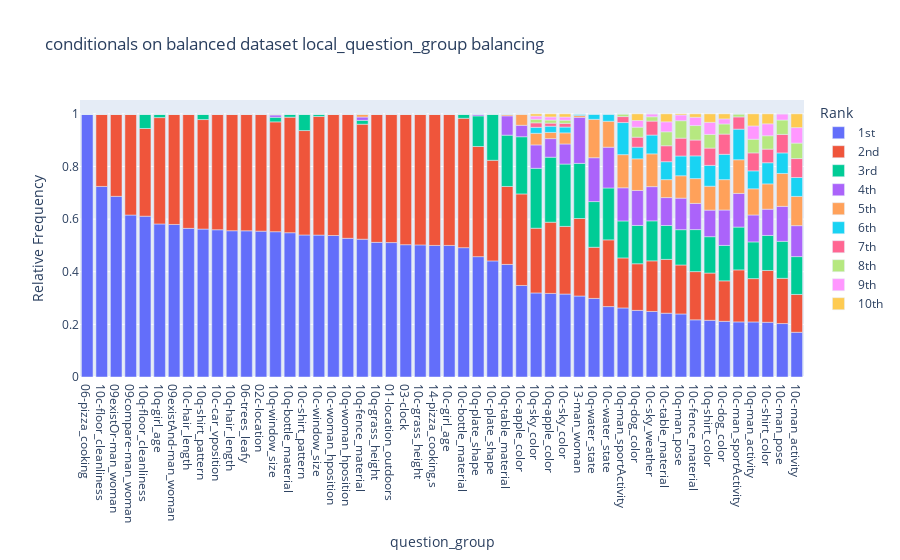

Notebook source saved alongside this figure:
### Markdown cell above
Those are the local groups mapped to unique conditionals. This should preserve the structure from above. But `06-trees_leafy` looks very different.

### Code cell
group_distribution(gqa_questions_balanced, "local_question_group", conditionals_in_paper, "conditionals on balanced", plot=True)

### Figure 1 — Plotly figure (JSON) as saved in the notebook; plotly's stock layout.template omitted (floating-point values rounded to 4 significant figures)
{"data": [{"alignmentgroup": "True", "hovertemplate": "Rank=1st<br>question_group=%{x}<br>Relative Frequency=%{y}<extra></extra>", "legendgroup": "1st", "marker": {"color": "#636efa", "pattern": {"shape": ""}}, "name": "1st", "offsetgroup": "1st", "orientation": "v", "showlegend": true, "textposition": "auto", "type": "bar", "x": ["06-pizza_cooking", "10c-floor_cleanliness", "09existOr-man_woman", "09compare-man_woman", "10q-floor_cleanliness", "10q-girl_age", "09existAnd-man_woman", "10c-hair_length", "10q-shirt_pattern", "10c-car_vposition", "10q-hair_length", "06-trees_leafy", "02c-location", "10q-window_size", "10q-bottle_material", "10c-shirt_pattern", "10c-window_size", "10c-woman_hposition", "10q-woman_hposition", "10q-fence_material", "10q-grass_height", "01-location_outdoors", "03-clock", "10c-grass_height", "14-pizza_cooking,s", "10c-girl_age", "10c-bottle_material", "10q-plate_shape", "10c-plate_shape", "10q-table_material", "10c-apple_color", "10q-sky_color", "10q-apple_color", "10c-sky_color", "13-man_woman", "10q-water_state", "10c-water_state", "10q-man_sportActivity", "10q-dog_color", "10c-sky_weather", "10c-table_material", "10q-man_pose", "10c-fence_material", "10q-shirt_color", "10c-dog_color", "10c-man_sportActivity", "10q-man_activity", "10c-shirt_color", "10c-man_pose", "10c-man_activity"], "xaxis": "x", "y": [1, 0.7241, 0.6865, 0.6154, 0.6111, 0.5816, 0.5797, 0.5649, 0.5622, 0.5596, 0.5559, 0.5556, 0.5542, 0.5522, 0.5483, 0.5397, 0.5392, 0.5378, 0.527, 0.5236, 0.5116, 0.5108, 0.5028, 0.502, 0.5, 0.5, 0.4915, 0.4574, 0.4412, 0.4278, 0.3478, 0.3193, 0.3176, 0.3153, 0.3077, 0.2986, 0.2676, 0.2624, 0.2532, 0.2491, 0.2424, 0.2395, 0.2173, 0.2154, 0.2115, 0.2093, 0.2092, 0.2079, 0.2031, 0.1699], "yaxis": "y"}, {"alignmentgroup": "True", "hovertemplate": "Rank=2nd<br>question_group=%{x}<br>Relative Frequency=%{y}<extra></extra>", "legendgroup": "2nd", "marker": {"color": "#EF553B", "pattern": {"shape": ""}}, "name": "2nd", "offsetgroup": "2nd", "orientation": "v", "showlegend": true, "textposition": "auto", "type": "bar", "x": ["06-pizza_cooking", "10c-floor_cleanliness", "09existOr-man_woman", "09compare-man_woman", "10q-floor_cleanliness", "10q-girl_age", "09existAnd-man_woman", "10c-hair_length", "10q-shirt_pattern", "10c-car_vposition", "10q-hair_length", "06-trees_leafy", "02c-location", "10q-window_size", "10q-bottle_material", "10c-shirt_pattern", "10c-window_size", "10c-woman_hposition", "10q-woman_hposition", "10q-fence_material", "10q-grass_height", "01-location_outdoors", "03-clock", "10c-grass_height", "14-pizza_cooking,s", "10c-girl_age", "10c-bottle_material", "10q-plate_shape", "10c-plate_shape", "10q-table_material", "10c-apple_color", "10q-sky_color", "10q-apple_color", "10c-sky_color", "13-man_woman", "10q-water_state", "10c-water_state", "10q-man_sportActivity", "10q-dog_color", "10c-sky_weather", "10c-table_material", "10q-man_pose", "10c-fence_material", "10q-shirt_color", "10c-dog_color", "10c-man_sportActivity", "10q-man_activity", "10c-shirt_color", "10c-man_pose", "10c-man_activity"], "xaxis": "x", "y": [0, 0.2759, 0.3135, 0.3846, 0.3333, 0.4043, 0.4203, 0.4351, 0.4162, 0.4404, 0.4441, 0.4444, 0.4458, 0.4174, 0.4391, 0.3968, 0.451, 0.4622, 0.473, 0.437, 0.4884, 0.4892, 0.4972, 0.498, 0.5, 0.5, 0.4915, 0.4186, 0.3824, 0.2962, 0.3478, 0.2461, 0.2706, 0.257, 0.2946, 0.1944, 0.2535, 0.1901, 0.1772, 0.1923, 0.2045, 0.1861, 0.1832, 0.1796, 0.1538, 0.1977, 0.1647, 0.1969, 0.1719, 0.1438], "yaxis": "y"}, {"alignmentgroup": "True", "hovertemplate": "Rank=3rd<br>question_group=%{x}<br>Relative Frequency=%{y}<extra></extra>", "legendgroup": "3rd", "marker": {"color": "#00cc96", "pattern": {"shape": ""}}, "name": "3rd", "offsetgroup": "3rd", "orientation": "v", "showlegend": true, "textposition": "auto", "type": "bar", "x": ["06-pizza_cooking", "10c-floor_cleanliness", "09existOr-man_woman", "09compare-man_woman", "10q-floor_cleanliness", "10q-girl_age", "09existAnd-man_woman", "10c-hair_length", "10q-shirt_pattern", "10c-car_vposition", "10q-hair_length", "06-trees_leafy", "02c-location", "10q-window_size", "10q-bottle_material", "10c-shirt_pattern", "10c-window_size", "10c-woman_hposition", "10q-woman_hposition", "10q-fence_material", "10q-grass_height", "01-location_outdoors", "03-clock", "10c-grass_height", "14-pizza_cooking,s", "10c-girl_age", "10c-bottle_material", "10q-plate_shape", "10c-plate_shape", "10q-table_material", "10c-apple_color", "10q-sky_color", "10q-apple_color", "10c-sky_color", "13-man_woman", "10q-water_state", "10c-water_state", "10q-man_sportActivity", "10q-dog_color", "10c-sky_weather", "10c-table_material", "10q-man_pose", "10c-fence_material", "10q-shirt_color", "10c-dog_color", "10c-man_sportActivity", "10q-man_activity", "10c-shirt_color", "10c-man_pose", "10c-man_activity"], "xaxis": "x", "y": [0, 0, 0, 0, 0.05556, 0.01418, 0, 0, 0.02162, 0, 0, 0, 0, 0.01739, 0.01261, 0.06349, 0.009804, 0, 0, 0.01469, 0, 0, 0, 0, 0, 0, 0.01695, 0.1163, 0.1765, 0.1949, 0.2174, 0.2276, 0.2471, 0.2369, 0.2095, 0.1736, 0.1972, 0.1405, 0.1456, 0.152, 0.1288, 0.1342, 0.1597, 0.1382, 0.1346, 0.1628, 0.1395, 0.1331, 0.1406, 0.1438], "yaxis": "y"}, {"alignmentgroup": "True", "hovertemplate": "Rank=4th<br>question_group=%{x}<br>Relative Frequency=%{y}<extra></extra>", "legendgroup": "4th", "marker": {"color": "#ab63fa", "pattern": {"shape": ""}}, "name": "4th", "offsetgroup": "4th", "orientation": "v", "showlegend": true, "textposition": "auto", "type": "bar", "x": ["06-pizza_cooking", "10c-floor_cleanliness", "09existOr-man_woman", "09compare-man_woman", "10q-floor_cleanliness", "10q-girl_age", "09existAnd-man_woman", "10c-hair_length", "10q-shirt_pattern", "10c-car_vposition", "10q-hair_length", "06-trees_leafy", "02c-location", "10q-window_size", "10q-bottle_material", "10c-shirt_pattern", "10c-window_size", "10c-woman_hposition", "10q-woman_hposition", "10q-fence_material", "10q-grass_height", "01-location_outdoors", "03-clock", "10c-grass_height", "14-pizza_cooking,s", "10c-girl_age", "10c-bottle_material", "10q-plate_shape", "10c-plate_shape", "10q-table_material", "10c-apple_color", "10q-sky_color", "10q-apple_color", "10c-sky_color", "13-man_woman", "10q-water_state", "10c-water_state", "10q-man_sportActivity", "10q-dog_color", "10c-sky_weather", "10c-table_material", "10q-man_pose", "10c-fence_material", "10q-shirt_color", "10c-dog_color", "10c-man_sportActivity", "10q-man_activity", "10c-shirt_color", "10c-man_pose", "10c-man_activity"], "xaxis": "x", "y": [0, 0, 0, 0, 0, 0, 0, 0, 0, 0, 0, 0, 0, 0.008696, 0, 0, 0, 0, 0, 0.01259, 0, 0, 0, 0, 0, 0, 0, 0.007752, 0, 0.07342, 0.04348, 0.0889, 0.07059, 0.07631, 0.1751, 0.1667, 0.1549, 0.126, 0.1329, 0.13, 0.1061, 0.1198, 0.09948, 0.1009, 0.1346, 0.1279, 0.1024, 0.09982, 0.1328, 0.1176], "yaxis": "y"}, {"alignmentgroup": "True", "hovertemplate": "Rank=5th<br>question_group=%{x}<br>Relative Frequency=%{y}<extra></extra>", "legendgroup": "5th", "marker": {"color": "#FFA15A", "pattern": {"shape": ""}}, "name": "5th", "offsetgroup": "5th", "orientation": "v", "showlegend": true, "textposition": "auto", "type": "bar", "x": ["06-pizza_cooking", "10c-floor_cleanliness", "09existOr-man_woman", "09compare-man_woman", "10q-floor_cleanliness", "10q-girl_age", "09existAnd-man_woman", "10c-hair_length", "10q-shirt_pattern", "10c-car_vposition", "10q-hair_length", "06-trees_leafy", "02c-location", "10q-window_size", "10q-bottle_material", "10c-shirt_pattern", "10c-window_size", "10c-woman_hposition", "10q-woman_hposition", "10q-fence_material", "10q-grass_height", "01-location_outdoors", "03-clock", "10c-grass_height", "14-pizza_cooking,s", "10c-girl_age", "10c-bottle_material", "10q-plate_shape", "10c-plate_shape", "10q-table_material", "10c-apple_color", "10q-sky_color", "10q-apple_color", "10c-sky_color", "13-man_woman", "10q-water_state", "10c-water_state", "10q-man_sportActivity", "10q-dog_color", "10c-sky_weather", "10c-table_material", "10q-man_pose", "10c-fence_material", "10q-shirt_color", "10c-dog_color", "10c-man_sportActivity", "10q-man_activity", "10c-shirt_color", "10c-man_pose", "10c-man_activity"], "xaxis": "x", "y": [0, 0, 0, 0, 0, 0, 0, 0, 0, 0, 0, 0, 0, 0.004348, 0, 0, 0, 0, 0, 0.01154, 0, 0, 0, 0, 0, 0, 0, 0, 0, 0.005063, 0.04348, 0.0441, 0.02353, 0.04217, 0.006547, 0.1458, 0.09859, 0.126, 0.1203, 0.1245, 0.06818, 0.08514, 0.09424, 0.09078, 0.1154, 0.1279, 0.09941, 0.09612, 0.125, 0.1111], "yaxis": "y"}, {"alignmentgroup": "True", "hovertemplate": "Rank=6th<br>question_group=%{x}<br>Relative Frequency=%{y}<extra></extra>", "legendgroup": "6th", "marker": {"color": "#19d3f3", "pattern": {"shape": ""}}, "name": "6th", "offsetgroup": "6th", "orientation": "v", "showlegend": true, "textposition": "auto", "type": "bar", "x": ["06-pizza_cooking", "10c-floor_cleanliness", "09existOr-man_woman", "09compare-man_woman", "10q-floor_cleanliness", "10q-girl_age", "09existAnd-man_woman", "10c-hair_length", "10q-shirt_pattern", "10c-car_vposition", "10q-hair_length", "06-trees_leafy", "02c-location", "10q-window_size", "10q-bottle_material", "10c-shirt_pattern", "10c-window_size", "10c-woman_hposition", "10q-woman_hposition", "10q-fence_material", "10q-grass_height", "01-location_outdoors", "03-clock", "10c-grass_height", "14-pizza_cooking,s", "10c-girl_age", "10c-bottle_material", "10q-plate_shape", "10c-plate_shape", "10q-table_material", "10c-apple_color", "10q-sky_color", "10q-apple_color", "10c-sky_color", "13-man_woman", "10q-water_state", "10c-water_state", "10q-man_sportActivity", "10q-dog_color", "10c-sky_weather", "10c-table_material", "10q-man_pose", "10c-fence_material", "10q-shirt_color", "10c-dog_color", "10c-man_sportActivity", "10q-man_activity", "10c-shirt_color", "10c-man_pose", "10c-man_activity"], "xaxis": "x", "y": [0, 0, 0, 0, 0, 0, 0, 0, 0, 0, 0, 0, 0, 0, 0, 0, 0, 0, 0, 0.0005247, 0, 0, 0, 0, 0, 0, 0, 0, 0, 0.002532, 0, 0.02276, 0.02353, 0.02209, 0.006547, 0.02083, 0.02817, 0.1219, 0.0443, 0.07143, 0.06818, 0.07504, 0.08639, 0.07918, 0.09615, 0.1163, 0.06825, 0.08041, 0.07812, 0.0719], "yaxis": "y"}, {"alignmentgroup": "True", "hovertemplate": "Rank=7th<br>question_group=%{x}<br>Relative Frequency=%{y}<extra></extra>", "legendgroup": "7th", "marker": {"color": "#FF6692", "pattern": {"shape": ""}}, "name": "7th", "offsetgroup": "7th", "orientation": "v", "showlegend": true, "textposition": "auto", "type": "bar", "x": ["06-pizza_cooking", "10c-floor_cleanliness", "09existOr-man_woman", "09compare-man_woman", "10q-floor_cleanliness", "10q-girl_age", "09existAnd-man_woman", "10c-hair_length", "10q-shirt_pattern", "10c-car_vposition", "10q-hair_length", "06-trees_leafy", "02c-location", "10q-window_size", "10q-bottle_material", "10c-shirt_pattern", "10c-window_size", "10c-woman_hposition", "10q-woman_hposition", "10q-fence_material", "10q-grass_height", "01-location_outdoors", "03-clock", "10c-grass_height", "14-pizza_cooking,s", "10c-girl_age", "10c-bottle_material", "10q-plate_shape", "10c-plate_shape", "10q-table_material", "10c-apple_color", "10q-sky_color", "10q-apple_color", "10c-sky_color", "13-man_woman", "10q-water_state", "10c-water_state", "10q-man_sportActivity", "10q-dog_color", "10c-sky_weather", "10c-table_material", "10q-man_pose", "10c-fence_material", "10q-shirt_color", "10c-dog_color", "10c-man_sportActivity", "10q-man_activity", "10c-shirt_color", "10c-man_pose", "10c-man_activity"], "xaxis": "x", "y": [0, 0, 0, 0, 0, 0, 0, 0, 0, 0, 0, 0, 0, 0, 0, 0, 0, 0, 0, 0, 0, 0, 0, 0, 0, 0, 0, 0, 0, 0, 0, 0.01707, 0.01176, 0.01406, 0, 0, 0, 0.02273, 0.03797, 0.05311, 0.06061, 0.06782, 0.06021, 0.06577, 0.07692, 0.04651, 0.06825, 0.05176, 0.07031, 0.0719], "yaxis": "y"}, {"alignmentgroup": "True", "hovertemplate": "Rank=8th<br>question_group=%{x}<br>Relative Frequency=%{y}<extra></extra>", "legendgroup": "8th", "marker": {"color": "#B6E880", "pattern": {"shape": ""}}, "name": "8th", "offsetgroup": "8th", "orientation": "v", "showlegend": true, "textposition": "auto", "type": "bar", "x": ["06-pizza_cooking", "10c-floor_cleanliness", "09existOr-man_woman", "09compare-man_woman", "10q-floor_cleanliness", "10q-girl_age", "09existAnd-man_woman", "10c-hair_length", "10q-shirt_pattern", "10c-car_vposition", "10q-hair_length", "06-trees_leafy", "02c-location", "10q-window_size", "10q-bottle_material", "10c-shirt_pattern", "10c-window_size", "10c-woman_hposition", "10q-woman_hposition", "10q-fence_material", "10q-grass_height", "01-location_outdoors", "03-clock", "10c-grass_height", "14-pizza_cooking,s", "10c-girl_age", "10c-bottle_material", "10q-plate_shape", "10c-plate_shape", "10q-table_material", "10c-apple_color", "10q-sky_color", "10q-apple_color", "10c-sky_color", "13-man_woman", "10q-water_state", "10c-water_state", "10q-man_sportActivity", "10q-dog_color", "10c-sky_weather", "10c-table_material", "10q-man_pose", "10c-fence_material", "10q-shirt_color", "10c-dog_color", "10c-man_sportActivity", "10q-man_activity", "10c-shirt_color", "10c-man_pose", "10c-man_activity"], "xaxis": "x", "y": [0, 0, 0, 0, 0, 0, 0, 0, 0, 0, 0, 0, 0, 0, 0, 0, 0, 0, 0, 0, 0, 0, 0, 0, 0, 0, 0, 0, 0, 0, 0, 0.01351, 0.01176, 0.01205, 0, 0, 0, 0.01033, 0.03797, 0.01648, 0.05303, 0.06638, 0.05497, 0.05182, 0.03846, 0.01163, 0.05193, 0.05083, 0.05469, 0.05882], "yaxis": "y"}, {"alignmentgroup": "True", "hovertemplate": "Rank=9th<br>question_group=%{x}<br>Relative Frequency=%{y}<extra></extra>", "legendgroup": "9th", "marker": {"color": "#FF97FF", "pattern": {"shape": ""}}, "name": "9th", "offsetgroup": "9th", "orientation": "v", "showlegend": true, "textposition": "auto", "type": "bar", "x": ["06-pizza_cooking", "10c-floor_cleanliness", "09existOr-man_woman", "09compare-man_woman", "10q-floor_cleanliness", "10q-girl_age", "09existAnd-man_woman", "10c-hair_length", "10q-shirt_pattern", "10c-car_vposition", "10q-hair_length", "06-trees_leafy", "02c-location", "10q-window_size", "10q-bottle_material", "10c-shirt_pattern", "10c-window_size", "10c-woman_hposition", "10q-woman_hposition", "10q-fence_material", "10q-grass_height", "01-location_outdoors", "03-clock", "10c-grass_height", "14-pizza_cooking,s", "10c-girl_age", "10c-bottle_material", "10q-plate_shape", "10c-plate_shape", "10q-table_material", "10c-apple_color", "10q-sky_color", "10q-apple_color", "10c-sky_color", "13-man_woman", "10q-water_state", "10c-water_state", "10q-man_sportActivity", "10q-dog_color", "10c-sky_weather", "10c-table_material", "10q-man_pose", "10c-fence_material", "10q-shirt_color", "10c-dog_color", "10c-man_sportActivity", "10q-man_activity", "10c-shirt_color", "10c-man_pose", "10c-man_activity"], "xaxis": "x", "y": [0, 0, 0, 0, 0, 0, 0, 0, 0, 0, 0, 0, 0, 0, 0, 0, 0, 0, 0, 0, 0, 0, 0, 0, 0, 0, 0, 0, 0, 0, 0, 0.01209, 0.01176, 0.01205, 0, 0, 0, 0, 0.02532, 0.01099, 0.03788, 0.02165, 0.03141, 0.04602, 0.01923, 0, 0.05045, 0.04529, 0.02344, 0.05882], "yaxis": "y"}, {"alignmentgroup": "True", "hovertemplate": "Rank=10th<br>question_group=%{x}<br>Relative Frequency=%{y}<extra></extra>", "legendgroup": "10th", "marker": {"color": "#FECB52", "pattern": {"shape": ""}}, "name": "10th", "offsetgroup": "10th", "orientation": "v", "showlegend": true, "textposition": "auto", "type": "bar", "x": ["06-pizza_cooking", "10c-floor_cleanliness", "09existOr-man_woman", "09compare-man_woman", "10q-floor_cleanliness", "10q-girl_age", "09existAnd-man_woman", "10c-hair_length", "10q-shirt_pattern", "10c-car_vposition", "10q-hair_length", "06-trees_leafy", "02c-location", "10q-window_size", "10q-bottle_material", "10c-shirt_pattern", "10c-window_size", "10c-woman_hposition", "10q-woman_hposition", "10q-fence_material", "10q-grass_height", "01-location_outdoors", "03-clock", "10c-grass_height", "14-pizza_cooking,s", "10c-girl_age", "10c-bottle_material", "10q-plate_shape", "10c-plate_shape", "10q-table_material", "10c-apple_color", "10q-sky_color", "10q-apple_color", "10c-sky_color", "13-man_woman", "10q-water_state", "10c-water_state", "10q-man_sportActivity", "10q-dog_color", "10c-sky_weather", "10c-table_material", "10q-man_pose", "10c-fence_material", "10q-shirt_color", "10c-dog_color", "10c-man_sportActivity", "10q-man_activity", "10c-shirt_color", "10c-man_pose", "10c-man_activity"], "xaxis": "x", "y": [0, 0, 0, 0, 0, 0, 0, 0, 0, 0, 0, 0, 0, 0, 0, 0, 0, 0, 0, 0, 0, 0, 0, 0, 0, 0, 0, 0, 0, 0, 0, 0.008535, 0.01176, 0.01205, 0, 0, 0, 0, 0.02532, 0, 0.0303, 0.004329, 0.01309, 0.03225, 0.01923, 0, 0.04599, 0.03789, 0, 0.05229], "yaxis": "y"}], "layout": {"barmode": "relative", "legend": {"title": {"text": "Rank"}, "tracegroupgap": 0}, "title": {"text": "conditionals on balanced dataset local_question_group balancing"}, "xaxis": {"anchor": "y", "domain": [0, 1], "title": {"text": "question_group"}}, "yaxis": {"anchor": "x", "domain": [0, 1], "title": {"text": "Relative Frequency"}}}}
